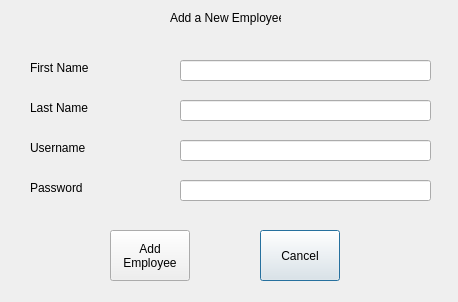
<?xml version="1.0" encoding="UTF-8"?>
<ui version="4.0">
 <class>addEmployeeDialog</class>
 <widget class="QDialog" name="addEmployeeDialog">
  <property name="geometry">
   <rect>
    <x>0</x>
    <y>0</y>
    <width>458</width>
    <height>302</height>
   </rect>
  </property>
  <property name="windowTitle">
   <string>Dialog</string>
  </property>
  <widget class="QLineEdit" name="firstNameBox">
   <property name="geometry">
    <rect>
     <x>180</x>
     <y>60</y>
     <width>251</width>
     <height>21</height>
    </rect>
   </property>
  </widget>
  <widget class="QLabel" name="label_2">
   <property name="geometry">
    <rect>
     <x>30</x>
     <y>60</y>
     <width>71</width>
     <height>16</height>
    </rect>
   </property>
   <property name="text">
    <string>First Name</string>
   </property>
  </widget>
  <widget class="QPushButton" name="cancelButton">
   <property name="geometry">
    <rect>
     <x>260</x>
     <y>230</y>
     <width>80</width>
     <height>51</height>
    </rect>
   </property>
   <property name="text">
    <string>Cancel</string>
   </property>
  </widget>
  <widget class="QLabel" name="label_3">
   <property name="geometry">
    <rect>
     <x>30</x>
     <y>100</y>
     <width>71</width>
     <height>16</height>
    </rect>
   </property>
   <property name="text">
    <string>Last Name</string>
   </property>
  </widget>
  <widget class="QLineEdit" name="passwordBox">
   <property name="geometry">
    <rect>
     <x>180</x>
     <y>180</y>
     <width>251</width>
     <height>21</height>
    </rect>
   </property>
  </widget>
  <widget class="QPushButton" name="addEmployeeButton">
   <property name="geometry">
    <rect>
     <x>110</x>
     <y>230</y>
     <width>80</width>
     <height>51</height>
    </rect>
   </property>
   <property name="text">
    <string>Add 
Employee</string>
   </property>
  </widget>
  <widget class="QLineEdit" name="lastNameBox">
   <property name="geometry">
    <rect>
     <x>180</x>
     <y>100</y>
     <width>251</width>
     <height>21</height>
    </rect>
   </property>
  </widget>
  <widget class="QLabel" name="label">
   <property name="geometry">
    <rect>
     <x>170</x>
     <y>10</y>
     <width>111</width>
     <height>16</height>
    </rect>
   </property>
   <property name="text">
    <string>Add a New Employee</string>
   </property>
  </widget>
  <widget class="QLineEdit" name="usernameBox">
   <property name="geometry">
    <rect>
     <x>180</x>
     <y>140</y>
     <width>251</width>
     <height>21</height>
    </rect>
   </property>
  </widget>
  <widget class="QLabel" name="label_4">
   <property name="geometry">
    <rect>
     <x>30</x>
     <y>140</y>
     <width>71</width>
     <height>16</height>
    </rect>
   </property>
   <property name="text">
    <string>Username</string>
   </property>
  </widget>
  <widget class="QLabel" name="label_5">
   <property name="geometry">
    <rect>
     <x>30</x>
     <y>180</y>
     <width>71</width>
     <height>16</height>
    </rect>
   </property>
   <property name="text">
    <string>Password</string>
   </property>
  </widget>
 </widget>
 <resources/>
 <connections/>
</ui>
